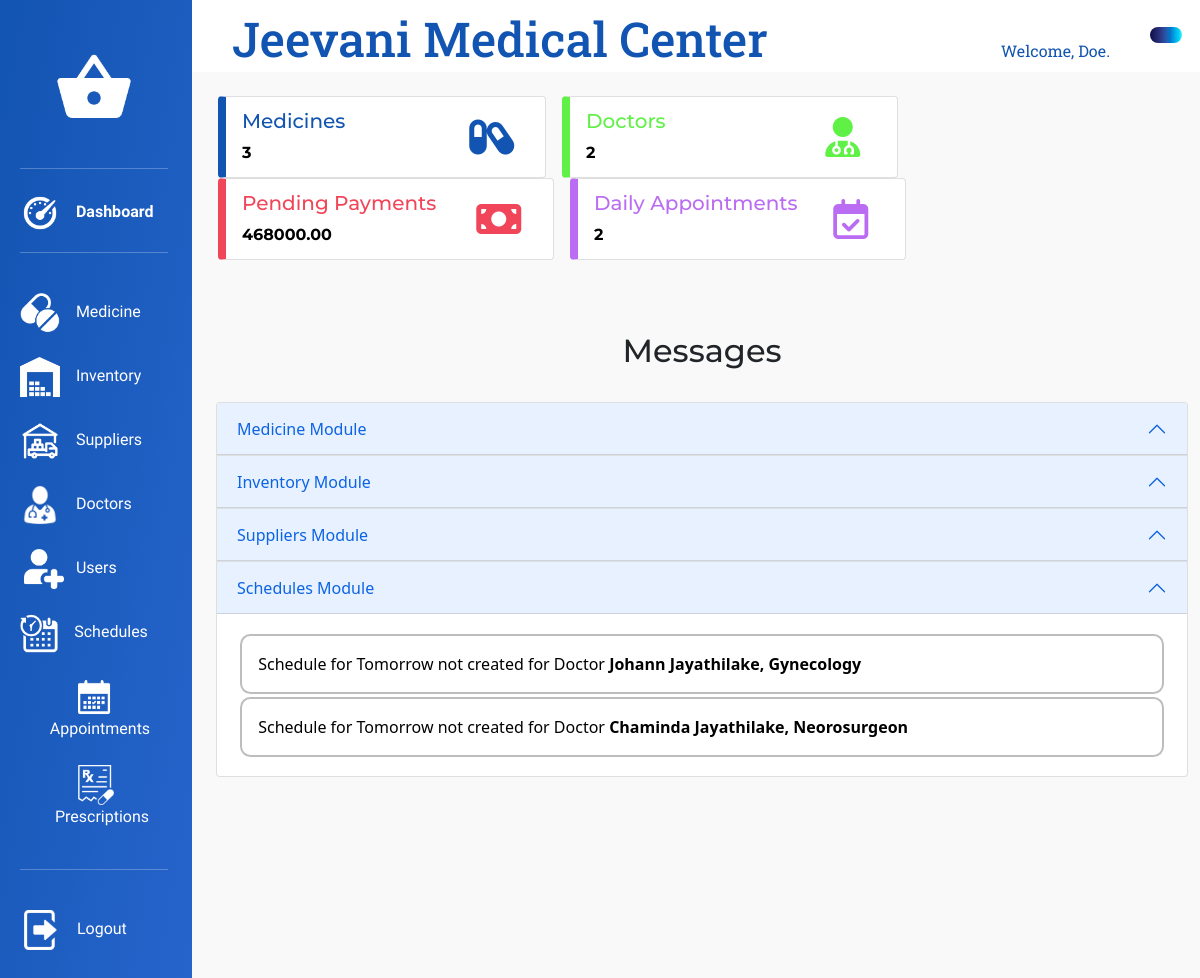
/View/AdminDashboard.php (signed in), run on the app's committed database.
### tables this page shows
CREATE TABLE `doctor` (
  `doctor_id` int(11) NOT NULL,
  `doctor_specialisation` varchar(128) NOT NULL,
  `doctor_qualifications` text NOT NULL,
  `doctor_experience` text NOT NULL,
  `doctor_tel_no` int(10) NOT NULL,
  `doctor_user_id` int(11) NOT NULL,
  `doctor_status` int(11) NOT NULL DEFAULT 1
);

CREATE TABLE `user` (
  `user_id` int(11) NOT NULL,
  `user_fname` varchar(256) NOT NULL,
  `user_lname` varchar(256) NOT NULL,
  `user_address` text DEFAULT 'N/A',
  `user_dob` date NOT NULL,
  `user_email` varchar(128) NOT NULL,
  `user_nic` varchar(12) NOT NULL,
  `user_password` varchar(256) NOT NULL,
  `user_role_id` int(11) NOT NULL,
  `user_attached_info_id` int(11) DEFAULT NULL,
  `user_status` int(11) NOT NULL DEFAULT 1
);

### View/AdminDashboard.php (the view, shortened to what the rows shown need)
<?php
require_once "../Model/AdminDashboardInitializationModel.php";
?>
<!DOCTYPE html>
<html lang="en">
<head>
    <link rel="stylesheet" type="text/css" href="../bootstrap/bootstrap-5.0.2-dist/css/bootstrap.min.css">
	<link rel="stylesheet" type="text/css" href="../CSS/AdminDashboardStyles.css">
    <link rel="stylesheet" type="text/css" href="../CSS/CommonDashboardStyles.css">
    <link rel="stylesheet" type="text/css" href="../CSS/Utilities.css">
</head>
<body>
    <div class="container-fluid">
        <div class="row">
            <div class="col-10">
                <div class="row">
                    <div class="col-12 title-content">
                        <h1 class="title-text">Jeevani Medical Center</h1>
                    </div>
                </div>
                <div class="row">
                    <div class="col-12 main-content">
                        <div class="row">
                            <div class="col-12"><h2 class="messages-title">Messages</h2></div>
                        </div>
                        <div class="row">
                            <div class="accordion" id="messageList">
                                <div class="accordion-item">
                                    <h2 class="accordion-header">
                                        <button class="accordion-button" type="button" data-bs-toggle="collapse" data-bs-target="#collapseOne" aria-expanded="true" aria-controls="collapseOne">
                                            Medicine Module
                                        </button>
                                    </h2>
                                </div>
                                <div class="accordion-item">
                                    <h2 class="accordion-header">
                                        <button class="accordion-button" type="button" data-bs-toggle="collapse" data-bs-target="#collapseTwo" aria-expanded="true" aria-controls="collapseTwo">
                                            Inventory Module
                                        </button>
                                    </h2>
                                </div>
                                <div class="accordion-item">
                                    <h2 class="accordion-header">
                                        <button class="accordion-button" type="button" data-bs-toggle="collapse" data-bs-target="#collapseThree" aria-expanded="true" aria-controls="collapseThree">
                                            Suppliers Module
                                        </button>
                                    </h2>
                                </div>
                                <div class="accordion-item">
                                    <h2 class="accordion-header">
                                        <button class="accordion-button" type="button" data-bs-toggle="collapse" data-bs-target="#collapseFour" aria-expanded="true" aria-controls="collapseFour">
                                            Schedules Module
                                        </button>
                                    </h2>
                                    <div id="collapseFour" class="accordion-collapse collapse show" data-bs-parent="#messageList">
                                        <div class="accordion-body">
                                            <?php
                                                $doctorsWithoutSchedulesTomorrow = getDoctorsWithoutScheduleTomorrow();
                                                foreach ($doctorsWithoutSchedulesTomorrow as $doctorsWithoutSchedulesTomorrow) {
                                                ?><div class="message-item">Schedule for Tomorrow not created for Doctor <strong><?php echo($doctorsWithoutSchedulesTomorrow['user_fname'] . " " . $doctorsWithoutSchedulesTomorrow['user_lname'] . ", " . $doctorsWithoutSchedulesTomorrow['doctor_specialisation']); ?></strong></div><?php
                                                }
                                            ?>
                                        </div>
                                    </div>
                                </div>
                            </div>
                        </div>
                    </div>
                </div>
            </div>
        </div>
    </div>
</body>
</html>

### data on the page
doctor: user.user_fname "Johann", user.user_lname "Jayathilake", doctor_specialisation "Gynecology"
doctor: user.user_fname "Chaminda", user.user_lname "Jayathilake", doctor_specialisation "Neorosurgeon"

### other printed values
$userName "Doe"
getMedicineCount() "3"
getDoctorCount() "2"
getTotalSupplierPendingPayment() "468000.00"
getDailyAppointmentCount() "2"
